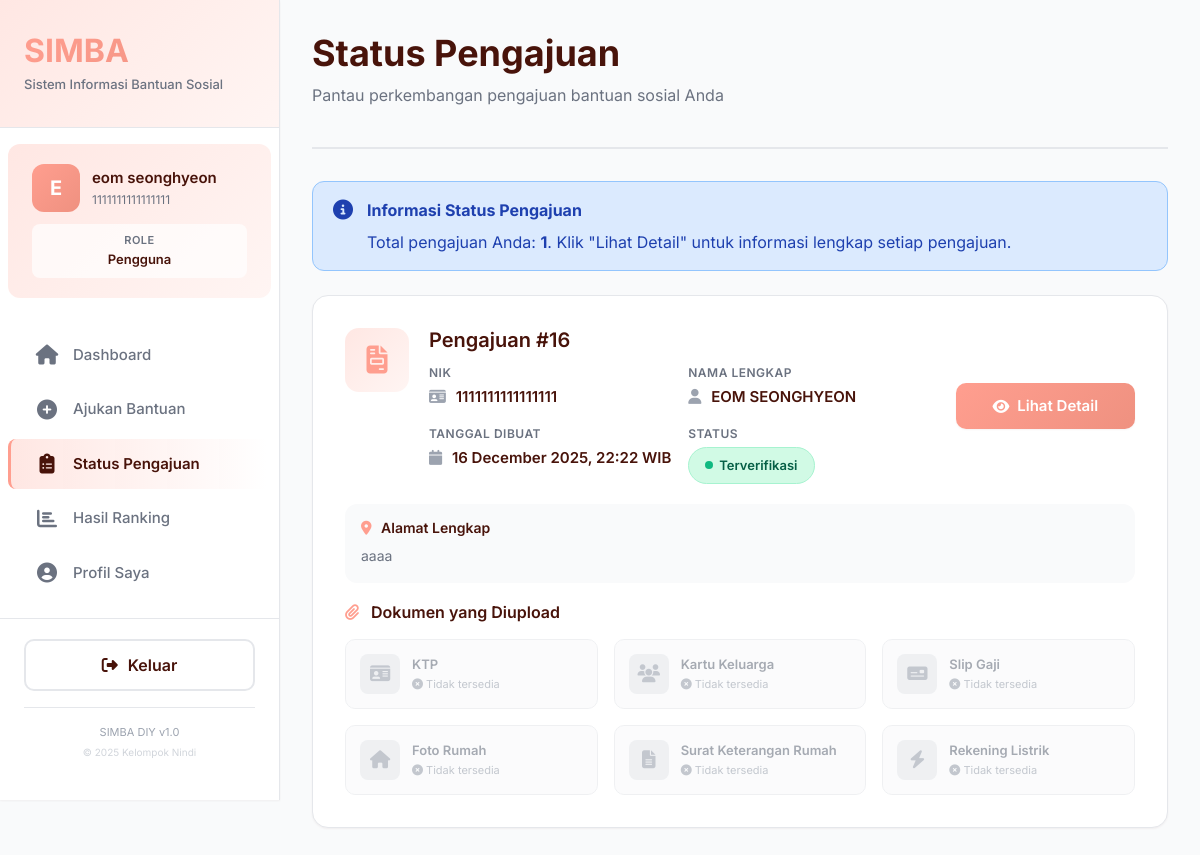
/user/submission_status.php (signed in), run on an earlier commit of the app's database.
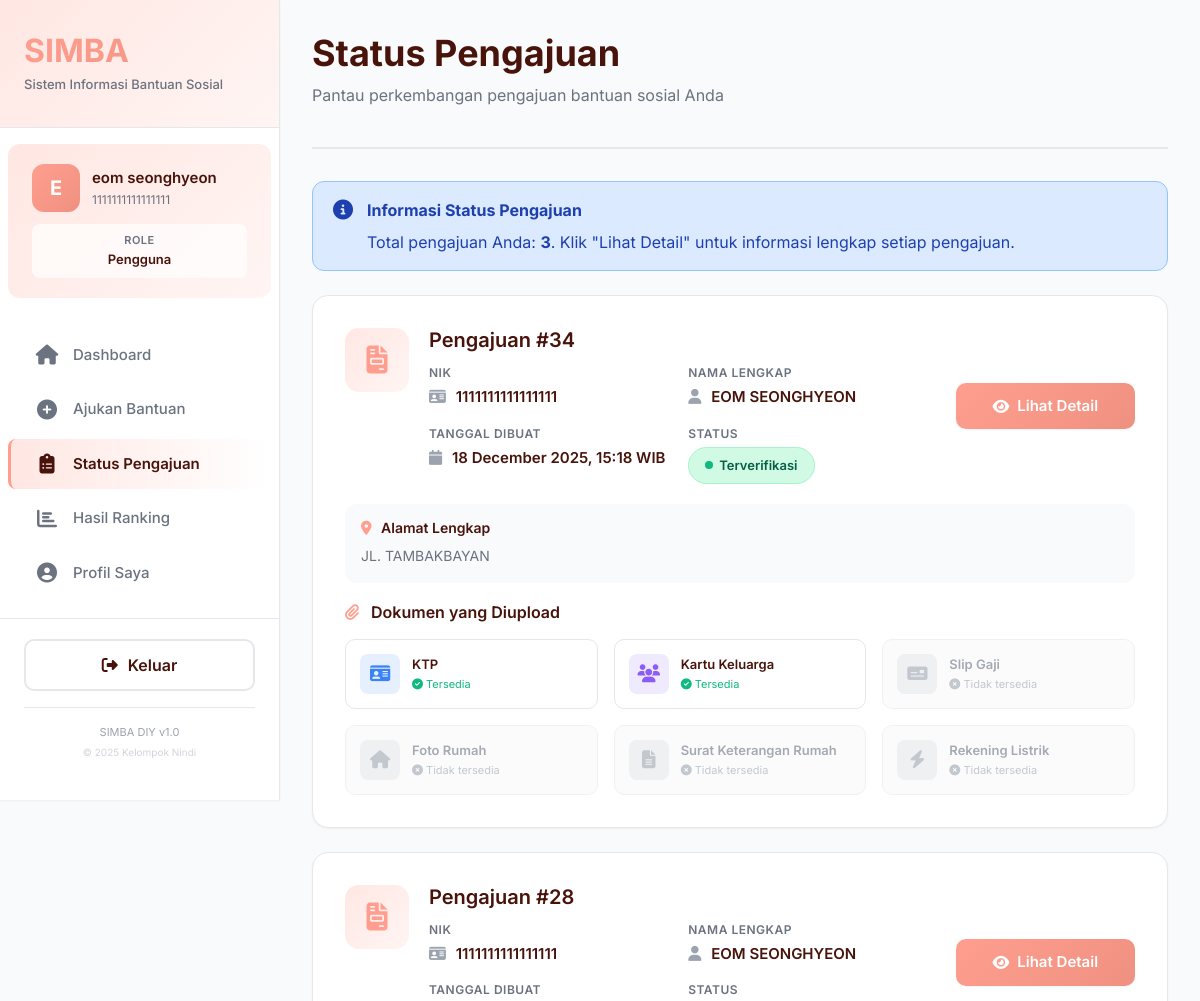
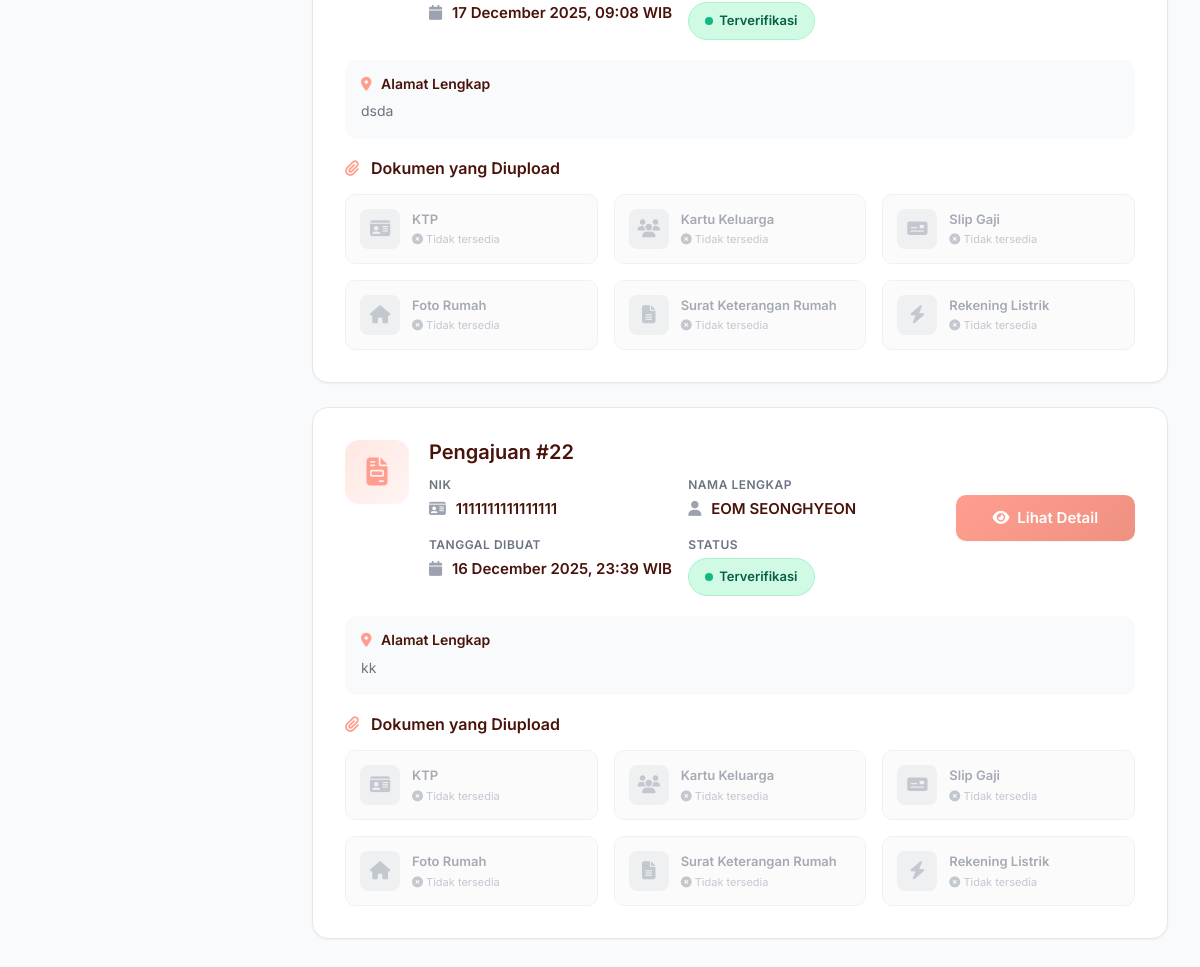
And on a later commit of the database (2 pictures, top to bottom).
### tables this page shows
CREATE TABLE `pengajuan` (
  `id` int(11) NOT NULL,
  `id_user` int(11) NOT NULL COMMENT 'Foreign key ke tabel user',
  `id_program` int(11) DEFAULT NULL COMMENT 'Foreign key ke program bantuan',
  `nik` varchar(16) NOT NULL COMMENT 'NIK pemohon',
  `no_kk` varchar(16) NOT NULL COMMENT 'Nomor Kartu Keluarga',
  `nama_lengkap` varchar(255) NOT NULL COMMENT 'Nama lengkap pemohon',
  `alamat` text NOT NULL COMMENT 'Alamat lengkap',
  `no_hp` varchar(15) NOT NULL COMMENT 'Nomor HP yang bisa dihubungi',
  `gaji` decimal(15,2) NOT NULL COMMENT 'Penghasilan per bulan (nilai tengah range)',
  `status_rumah` varchar(50) NOT NULL COMMENT 'Kepemilikan rumah: Sewa, Keluarga, Pribadi',
  `daya_listrik` varchar(50) NOT NULL COMMENT 'Kelistrikan: Menumpang, Pribadi 450 Watt, dst',
  `pengeluaran` decimal(15,2) NOT NULL COMMENT 'Pengeluaran per bulan (nilai tengah range)',
  `jml_keluarga` int(11) NOT NULL COMMENT 'Jumlah anggota keluarga (nilai representatif)',
  `jml_anak_sekolah` int(11) NOT NULL COMMENT 'Jumlah anak usia sekolah (5-18 tahun)',
  `status` enum('Menunggu Verifikasi','Sedang Diverifikasi','Terverifikasi','Ditolak') NOT NULL DEFAULT 'Menunggu Verifikasi' COMMENT 'Status pengajuan',
  `tanggal_dibuat` timestamp NOT NULL DEFAULT current_timestamp() COMMENT 'Waktu pengajuan dibuat'
);

CREATE TABLE `dokumen` (
  `id` int(11) NOT NULL,
  `id_pengajuan` int(11) NOT NULL COMMENT 'Foreign key ke tabel pengajuan',
  `ktp` varchar(255) DEFAULT NULL COMMENT 'File KTP (WAJIB)',
  `kk` varchar(255) DEFAULT NULL COMMENT 'File Kartu Keluarga (WAJIB)',
  `slip_gaji` varchar(255) DEFAULT NULL COMMENT 'File slip gaji / bukti penghasilan',
  `foto_rumah` varchar(255) DEFAULT NULL COMMENT 'Foto rumah tampak depan',
  `surat_keterangan_rumah` varchar(255) DEFAULT NULL COMMENT 'Surat keterangan kepemilikan rumah',
  `rekening_listrik` varchar(255) DEFAULT NULL COMMENT 'Rekening listrik bulan terakhir',
  `daftar_pengeluaran` varchar(255) DEFAULT NULL COMMENT 'Daftar pengeluaran bulanan',
  `kartu_pelajar_anak` varchar(255) DEFAULT NULL COMMENT 'Kartu pelajar anak (jika ada)'
);

### functions/submission.php (called while the page is built, shortened)
<?php
function getUserPengajuan($id_user)
{
    $connection = getConnection();
    $query = "
        SELECT p.*, d.*, pb.nama_program
        FROM pengajuan p
        LEFT JOIN dokumen d ON p.id = d.id_pengajuan
        LEFT JOIN program_bantuan pb ON p.id_program = pb.id
        WHERE p.id_user = '$id_user'
        ORDER BY p.tanggal_dibuat DESC
    ";
    return $connection->query($query)->fetch_all(MYSQLI_ASSOC);
}

### user/submission_status.php (the view, shortened to what the changed rows need)
<?php
require_once(__DIR__ . "/../functions/submission.php");
$id_user = $_SESSION['id'];
$pengajuanList = getUserPengajuan($id_user);
?>
<!DOCTYPE html>
<html lang="id">
<head>
    <link rel="stylesheet" href="https://cdnjs.cloudflare.com/ajax/libs/font-awesome/6.5.2/css/all.min.css">
    <link href="https://cdn.jsdelivr.net/npm/bootstrap@5.3.5/dist/css/bootstrap.min.css" rel="stylesheet">
    <link rel="stylesheet" href="../css/style.css">
</head>
<body>
    <div class="dashboard-wrapper">
        <?php include('../templates/user_sidebar.php'); ?>
        <div class="main-content">
            <div class="page-header">
                <h1 class="page-title">Status Pengajuan</h1>
            </div>
            <?php if (empty($pengajuanList)): ?>
                <div class="form-card">
                    <div class="empty-state">
                        <div class="empty-state-icon">
                            <i class="fas fa-file-alt"></i>
                        </div>
                        <div class="empty-state-title">Belum Ada Pengajuan</div>
                        <div class="empty-state-description">
                            Anda belum memiliki riwayat pengajuan bantuan sosial. Buat pengajuan baru untuk memulai proses verifikasi.
                        </div>
                        <a href="apply.php" class="btn btn-primary" style="margin-top: 24px;">
                            <i class="fas fa-plus-circle"></i> Buat Pengajuan Baru
                        </a>
                    </div>
                </div>
            <?php else: ?>
                <div class="alert alert-info">
                    <i class="fas fa-info-circle"></i>
                    <div>
                        <strong>Informasi Status Pengajuan</strong>
                        <p style="margin: 8px 0 0 0;">Total pengajuan Anda: <strong><?php echo count($pengajuanList); ?></strong>. Klik "Lihat Detail" untuk informasi lengkap setiap pengajuan.</p>
                    </div>
                </div>
                <?php foreach ($pengajuanList as $pengajuan): ?>
                    <div class="form-card">
                        <div class="row align-items-center">
                            <div class="col-lg-9">
                                <div style="display: flex; align-items: start; gap: 20px;">
                                    <div style="width: 64px; height: 64px; background: linear-gradient(135deg, var(--color-secondary) 0%, var(--color-background) 100%); border-radius: 14px; display: flex; align-items: center; justify-content: center; color: var(--color-primary); font-size: 28px; flex-shrink: 0;">
                                        <i class="fas fa-file-invoice"></i>
                                    </div>
                                    <div style="flex: 1;">
                                        <h3 style="font-size: 20px; font-weight: 600; margin-bottom: 12px; color: var(--color-text);">
                                            Pengajuan #<?php echo $pengajuan['id']; ?>
                                        </h3>
                                        <div class="row g-3">
                                            <div class="col-md-6">
                                                <div style="font-size: 12px; color: #6b7280; margin-bottom: 4px; text-transform: uppercase; letter-spacing: 0.5px; font-weight: 600;">NIK</div>
                                                <div style="font-size: 15px; font-weight: 600; color: var(--color-text);">
                                                    <i class="fas fa-id-card" style="color: #9ca3af; margin-right: 6px;"></i>
                                                    <?php echo htmlspecialchars($pengajuan['nik']); ?>
                                                </div>
                                            </div>
                                            <div class="col-md-6">
                                                <div style="font-size: 12px; color: #6b7280; margin-bottom: 4px; text-transform: uppercase; letter-spacing: 0.5px; font-weight: 600;">Nama Lengkap</div>
                                                <div style="font-size: 15px; font-weight: 600; color: var(--color-text);">
                                                    <i class="fas fa-user" style="color: #9ca3af; margin-right: 6px;"></i>
                                                    <?php echo htmlspecialchars($pengajuan['nama_lengkap']); ?>
                                                </div>
                                            </div>
                                            <div class="col-md-6">
                                                <div style="font-size: 12px; color: #6b7280; margin-bottom: 4px; text-transform: uppercase; letter-spacing: 0.5px; font-weight: 600;">Tanggal Dibuat</div>
                                                <div style="font-size: 15px; font-weight: 600; color: var(--color-text);">
                                                    <i class="fas fa-calendar" style="color: #9ca3af; margin-right: 6px;"></i>
                                                    <?php echo date('d F Y, H:i', strtotime($pengajuan['tanggal_dibuat'])); ?> WIB
                                                </div>
                                            </div>
                                            <div class="col-md-6">
                                                <div style="font-size: 12px; color: #6b7280; margin-bottom: 4px; text-transform: uppercase; letter-spacing: 0.5px; font-weight: 600;">Status</div>
                                                <div>
                                                    <span class="status-badge status-<?php echo strtolower(str_replace(' ', '', $pengajuan['status'])); ?>">
                                                        <?php echo $pengajuan['status']; ?>
                                                    </span>
                                                </div>
                                            </div>
                                        </div>
                                    </div>
                                </div>
                            </div>
                            <div class="col-lg-3" style="text-align: right;">
                                <button class="btn btn-primary w-100" onclick="toggleDetail('detail-<?php echo $pengajuan['id']; ?>', this)">
                                    <i class="fas fa-eye"></i> Lihat Detail
                                </button>
                            </div>
                        </div>
                        <div style="background-color: #f9fafb; padding: 16px; border-radius: 12px; margin-top:20px; margin-bottom: 20px;">
                            <h5 style="font-size: 14px; font-weight: 600; margin-bottom: 8px; color: var(--color-text);">
                                <i class="fas fa-map-marker-alt" style="color: var(--color-primary); margin-right: 6px;"></i>
                                Alamat Lengkap
                            </h5>
                            <p style="font-size: 14px; color: #6b7280; margin: 0; line-height: 1.6;"><?php echo nl2br(htmlspecialchars($pengajuan['alamat'])); ?></p>
                        </div>
                        <h5 style="font-size: 16px; font-weight: 600; margin-bottom: 16px; color: var(--color-text);">
                            <i class="fas fa-paperclip" style="color: var(--color-primary); margin-right: 8px;"></i>
                            Dokumen yang Diupload
                        </h5>
                        <div class="row g-3">
                            <?php
                            $dokumenFields = [
                                'ktp' => ['label' => 'KTP', 'icon' => 'fa-id-card', 'color' => '#3b82f6'],
                                'kk' => ['label' => 'Kartu Keluarga', 'icon' => 'fa-users', 'color' => '#8b5cf6'],
                                'slip_gaji' => ['label' => 'Slip Gaji', 'icon' => 'fa-money-check', 'color' => '#10b981'],
                                'foto_rumah' => ['label' => 'Foto Rumah', 'icon' => 'fa-home', 'color' => '#f59e0b'],
                                'surat_keterangan_rumah' => ['label' => 'Surat Keterangan Rumah', 'icon' => 'fa-file-alt', 'color' => '#ef4444'],
                                'rekening_listrik' => ['label' => 'Rekening Listrik', 'icon' => 'fa-bolt', 'color' => '#06b6d4']
                            ];
                            foreach ($dokumenFields as $field => $info):
                                if (!empty($pengajuan[$field])):
                            ?>
                                    <div class="col-md-6 col-lg-4">
                                        <div style="padding: 14px; background-color: #fff; border: 1px solid #e5e7eb; border-radius: 10px; display: flex; align-items: center; gap: 12px;">
                                            <div style="width: 40px; height: 40px; background-color: <?php echo $info['color']; ?>20; border-radius: 8px; display: flex; align-items: center; justify-content: center; color: <?php echo $info['color']; ?>; font-size: 18px;">
                                                <i class="fas <?php echo $info['icon']; ?>"></i>
                                            </div>
                                            <div style="flex: 1; min-width: 0;">
                                                <div style="font-size: 13px; font-weight: 600; color: var(--color-text); margin-bottom: 2px;"><?php echo $info['label']; ?></div>
                                                <div style="font-size: 11px; color: #10b981;">
                                                    <i class="fas fa-check-circle"></i> Tersedia
                                                </div>
                                            </div>
                                        </div>
                                    </div>
                                <?php
                                else:
                                ?>
                                    <div class="col-md-6 col-lg-4">
                                        <div style="padding: 14px; background-color: #f9fafb; border: 1px solid #e5e7eb; border-radius: 10px; display: flex; align-items: center; gap: 12px; opacity: 0.6;">
                                            <div style="width: 40px; height: 40px; background-color: #e5e7eb; border-radius: 8px; display: flex; align-items: center; justify-content: center; color: #9ca3af; font-size: 18px;">
                                                <i class="fas <?php echo $info['icon']; ?>"></i>
                                            </div>
                                            <div style="flex: 1; min-width: 0;">
                                                <div style="font-size: 13px; font-weight: 600; color: #6b7280; margin-bottom: 2px;"><?php echo $info['label']; ?></div>
                                                <div style="font-size: 11px; color: #9ca3af;">
                                                    <i class="fas fa-times-circle"></i> Tidak tersedia
                                                </div>
                                            </div>
                                        </div>
                                    </div>
                            <?php
                                endif;
                            endforeach;
                            ?>
                        </div>
                    </div>
                <?php endforeach; ?>
            <?php endif; ?>
        </div>
    </div>
</body>
</html>

What changed in the data, as far as the page shows it:
removed pengajuan: dokumen.id "16", nik "1111111111111111", nama_lengkap "EOM SEONGHYEON", tanggal_dibuat "16 December 2025, 22:22", status "Terverifikasi", alamat "aaaa", label "KTP", label "Kartu Keluarga", label "Slip Gaji", label "Foto Rumah", label "Surat Keterangan Rumah", label "Rekening Listrik"
added pengajuan: dokumen.id "34", nik "1111111111111111", nama_lengkap "EOM SEONGHYEON", tanggal_dibuat "18 December 2025, 15:18", status "Terverifikasi", alamat "JL. TAMBAKBAYAN", label "KTP", label "Kartu Keluarga", label "Slip Gaji", label "Foto Rumah", label "Surat Keterangan Rumah", label "Rekening Listrik"
added pengajuan: dokumen.id "28", nik "1111111111111111", nama_lengkap "EOM SEONGHYEON", tanggal_dibuat "17 December 2025, 09:08", status "Terverifikasi", alamat "dsda", label "KTP", label "Kartu Keluarga", label "Slip Gaji", label "Foto Rumah", label "Surat Keterangan Rumah", label "Rekening Listrik"
added pengajuan: dokumen.id "22", nik "1111111111111111", nama_lengkap "EOM SEONGHYEON", tanggal_dibuat "16 December 2025, 23:39", status "Terverifikasi", alamat "kk", label "KTP", label "Kartu Keluarga", label "Slip Gaji", label "Foto Rumah", label "Surat Keterangan Rumah", label "Rekening Listrik"
Also different on the page:
count($pengajuanList): "1" → "3"
